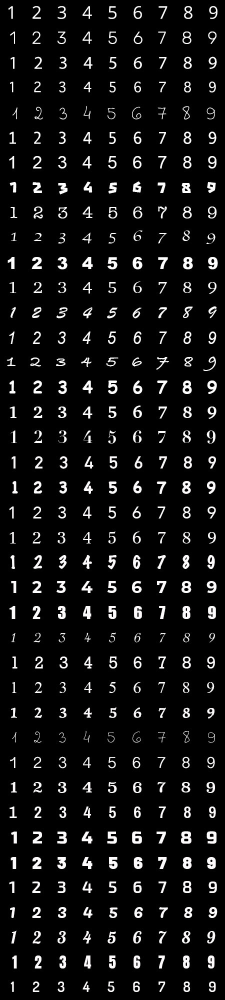
#> input picture Dataset/set.jpg, 450 x 2000 px (shown at 1/2 size)
$ python -i Scripts.py   (imports and definitions only)   (older library calls are emulated)
#> lines starting #> are read from the running program, lines starting #| are printed output that depends on the picture
import numpy as np
import cv2


# [108 lines left out: functions imagePreProcessing, runSVM, findArea, four_point_transform, imageToSudokuCells, not called in this run]


def extract_digit(image, kernal_size=(5, 5)):
#> called with kernal_size = (5, 5)
    original = image.copy()
    image = image.copy()

    o_h, o_w = image.shape
#> o_h = 2000; o_w = 450

    # shape of dataset item
    r_w = 50
    r_h = 50

    if o_h > r_h or o_w > r_w:
        image = cv2.resize(image, dsize=(r_h - 2, r_w - 2))
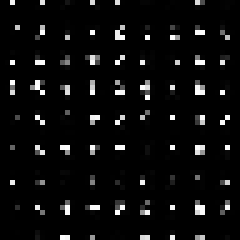
#> image: shape (48, 48) (shown 5 times larger); min 0, max 255, mean 13.3
        o_h, o_w = image.shape
#> o_h = 48; o_w = 48

    kernel = cv2.getStructuringElement(cv2.MORPH_ELLIPSE, kernal_size)

    for row in range(o_h):
        if image[row, 0] == 255:
            cv2.floodFill(image, None, (0, row), 0)
        if image[row, o_w - 1] == 255:
            cv2.floodFill(image, None, (o_w - 1, row), 0)

    for col in range(o_w):
        if image[0, col] == 255:
            cv2.floodFill(image, None, (col, 0), 0)
        if image[o_h - 1, col] == 255:
            cv2.floodFill(image, None, (col, o_h - 1), 0)

    image = cv2.morphologyEx(image, cv2.MORPH_OPEN, kernel)
#> image: shape (48, 48); every value is 0
    image = cv2.morphologyEx(image, cv2.MORPH_CLOSE, kernel)

    _, contours, _ = cv2.findContours(image, cv2.RETR_EXTERNAL, cv2.CHAIN_APPROX_NONE)
#> contours = []

    if len(contours) != 0:
        # find the biggest area
        c = max(contours, key=cv2.contourArea)
        x, y, w, h = cv2.boundingRect(c)

        original_area = original[y:y + h, x:x + w]
        n_h, n_w = original_area.shape

        # validate contours is number and not noise
        if n_h > (o_h / 5) and n_w > (o_w / 5):
            res = np.zeros((r_h, r_h))
            res[int((r_h - h) / 2):-int((r_h - h) / 2) - (r_h - h) % 2,
            int((r_w - w) / 2):-int((r_w - w) / 2) - (r_w - w) % 2] = original_area

            cv2.rectangle(image, (x, y), (x + w, y + h), (255, 255, 255), 2)

            return res, image

    return None, image


# [98 lines left out: functions drawOnSodukoCells, drawDigit, solve, should_try, find_sudoku_solution, not called in this run]

>>> import cv2
>>> picture = cv2.imread('Dataset/set.jpg', cv2.IMREAD_GRAYSCALE)
>>> result = extract_digit(picture)
